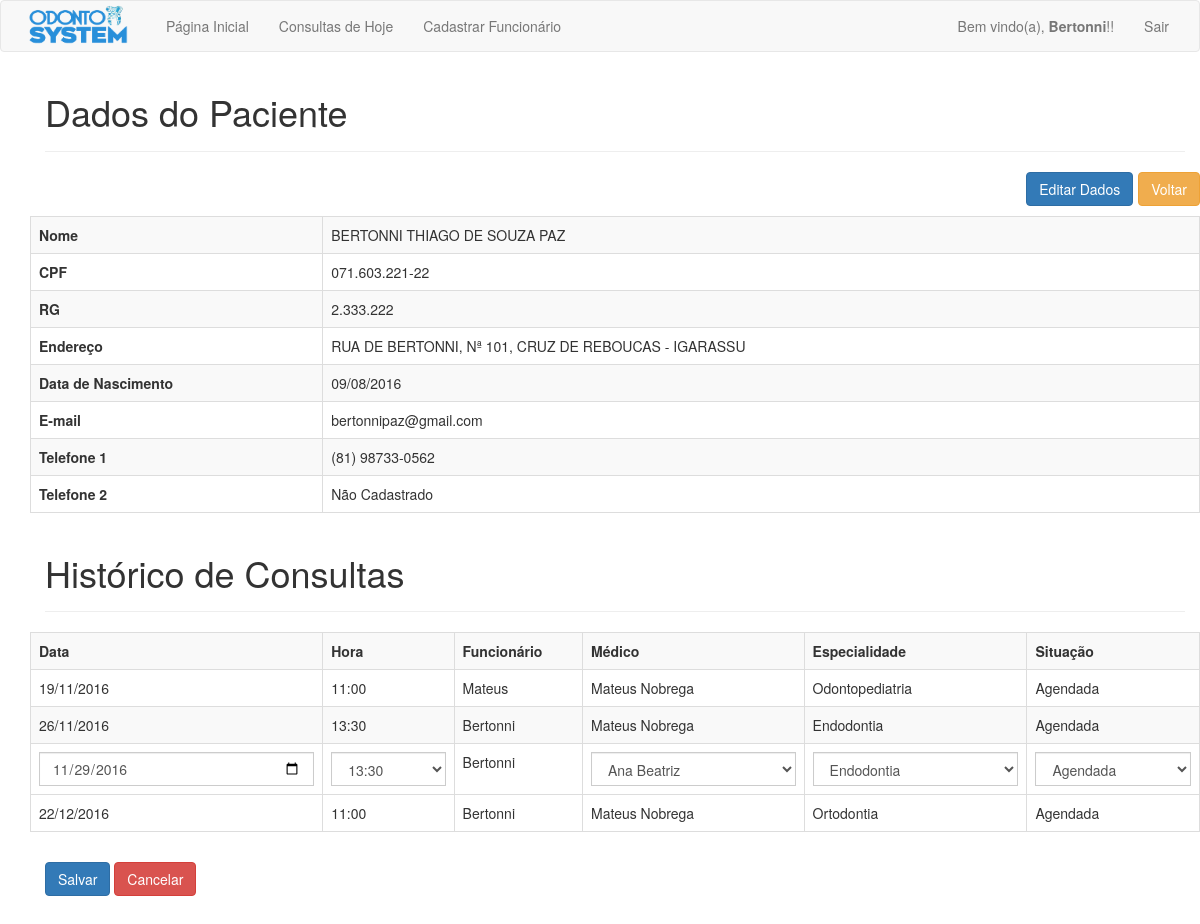
/php/editar_status_consulta.php?id=6&consulta=11 (signed in), run on the app's committed database.
### tables this page shows
CREATE TABLE `pacientes` (
  `pac_id` int(11) NOT NULL,
  `pac_nome` varchar(100) NOT NULL,
  `pac_endereco` varchar(200) NOT NULL,
  `pac_rg` varchar(15) DEFAULT NULL,
  `pac_cpf` varchar(15) DEFAULT NULL,
  `pac_email` varchar(50) NOT NULL,
  `pac_data_nasc` date NOT NULL,
  `pac_telefone_1` varchar(15) NOT NULL,
  `pac_telefone_2` varchar(15) DEFAULT NULL
);

CREATE TABLE `agendamentos` (
  `agd_id` int(11) NOT NULL,
  `agd_fun_id` int(11) NOT NULL,
  `agd_pac_id` int(11) NOT NULL,
  `agd_data` date NOT NULL,
  `agd_hora` varchar(6) NOT NULL,
  `agd_status` varchar(10) NOT NULL,
  `agd_medico` varchar(50) NOT NULL,
  `agd_especialidade` varchar(50) NOT NULL
);

CREATE TABLE `funcionarios` (
  `fun_id` int(11) NOT NULL,
  `fun_nome` varchar(100) NOT NULL,
  `fun_data_nasc` date NOT NULL,
  `fun_usuario` varchar(20) NOT NULL,
  `fun_senha` varchar(256) NOT NULL,
  `fun_role` varchar(15) NOT NULL,
  `fun_secret_question` varchar(200) NOT NULL,
  `fun_secret_answer` varchar(256) NOT NULL
);

### php/editar_status_consulta.php (the view, shortened to what this page needs)
<?php
require_once 'cabecalho.php';
?>
<?php
if(isset($_GET['id']) && isset($_GET['consulta'])) {
	$id = $_GET['id'];
	$id_consulta = $_GET['consulta'];
}
$sql = "SELECT * FROM pacientes WHERE pac_id = '$id'";
$result = mysqli_query($connection, $sql);
$array = mysqli_fetch_array($result);
if(isLogged()) {
	?>
	<div class="container marketing">
		<div class="container theme-showcase" role="main">
			<div id="cadastro_pac" class="page-header">
				<h1>Dados do Paciente</h1>
			</div>
			<div class="row">
				<a href="busca.php" class="btn btn-warning voltar">Voltar</a>
				<a href="editar_dados.php?id=<?= $id ?>" class="btn btn-primary editar">Editar Dados</a>
			<table class='table table-striped table-bordered'>
				<tr>
					<td class='td_one'><b>Nome</b></td>
					<td><?= $array['pac_nome'] ?></td>
				</tr>
				<tr>
					<td class='td_one'><b>CPF</b></td>
					<td><?= $array['pac_cpf'] ?></td>
				</tr>
				<tr>
					<td class='td_one'><b>RG</b></td>
					<td><?= $array['pac_rg'] ?></td>
				</tr>
				<tr>
					<td class='td_one'><b>Endereço</b></td>
					<td><?= $array['pac_endereco'] ?></td>
				</tr>
				<tr>
					<td class='td_one'><b>Data de Nascimento</b></td>
					<td><?= date_format(new DateTime($array['pac_data_nasc']), "d/m/Y") ?></td>
				</tr>
				<tr>
					<td class='td_one'><b>E-mail</b></td>
					<td><?= $array['pac_email'] ?></td>
				</tr>
				<tr>
					<td class='td_one'><b>Telefone 1</b></td>
					<td><?= $array['pac_telefone_1'] ?></td>
				</tr>
				<tr>
					<td class='td_one'><b>Telefone 2</b></td>
					<td><?= $array['pac_telefone_2'] ?></td>
				</tr>
			</table>
		</div>
		<div id="cadastro_pac" class="page-header">
			<h1>Histórico de Consultas</h1>
		</div>
		<div class="row">
			<?php
		$sql = "SELECT * FROM agendamentos WHERE agd_pac_id = '$id' ORDER BY agd_data ASC";
		$result = mysqli_query($connection, $sql);
		?>
		<table class='table table-striped table-bordered'>
			<tr>
				<th>Data</th>
				<th>Hora</th>
				<th>Funcionário</th>
				<th>Médico</th>
				<th>Especialidade</th>
				<th>Situação</th>
			</tr>
			<?php
			while($consultas = mysqli_fetch_array($result)) {
				$funId = $consultas['agd_fun_id'];
				$medico = $consultas['agd_medico'];
				$especialidade = $consultas['agd_especialidade'];
				$sql = "SELECT fun_usuario, fun_id FROM funcionarios WHERE fun_id = '$funId'";
				$resultado = mysqli_query($connection, $sql);
				$arr = mysqli_fetch_array($resultado);
				$funcionario = $arr['fun_usuario'];
				?>
				<tr>
					<?php
					if($id_consulta == $consultas['agd_id']) {
						?>
						<form action="<?php echo htmlspecialchars($_SERVER["PHP_SELF"]);?>" method="POST">
							<td class='td_one'>
								<?php
								echo "<input type='date' class='form-control' id='data' min='" . date("Y-m-d") . "' name='data_consulta' value='" . $consultas['agd_data'] . "'>";
								?>
								<td>
									<select class="form-control" name="hora_consulta" id="hora_consulta">
										<option value="<?= $consultas['agd_hora'] ?>" selected><?= $consultas['agd_hora'] ?></option>
									</select>
								</td>
								<td><?= $funcionario ?></td>
								<td>
									<select class="form-control" name="medico" id="medico">
										<option value="<?= $consultas['agd_medico'] ?>"><?= $consultas['agd_medico'] ?></option>
									</select>
								</td>
								<td>
									<select class="form-control" name="especialidade" id="especialidade">
										<?php
										if($especialidade == "Endodontia") {
											?>
											<option value="Endodontia" selected>Endodontia</option>
											<?php } else { ?>
											<option value="Endodontia">Endodontia</option>
											<?php } if($especialidade == "Odontopediatria") { ?>
											<option value="Odontopediatria" selected>Odontopediatria</option>
											<?php } else { ?>
											<option value="Odontopediatria">Odontopediatria</option>
											<?php } if($especialidade == "Ortodontia") { ?>
											<option value="Ortodontia" selected>Ortodontia</option>
											<?php } else { ?>
											<option value="Ortodontia">Ortodontia</option>
											<?php } if($especialidade == "Periodontia") { ?>
											<option value="Periodontia" selected>Periodontia</option>
											<?php } else { ?>
											<option value="Periodontia">Periodontia</option>
											<?php } if($especialidade == "Prótese Dentária") { ?>
											<option value="Prótese Dentária" selected>Prótese Dentária</option>
											<?php } else { ?>
											<option value="Prótese Dentária">Prótese Dentária</option>
											<?php } ?>
										</select>
									</td>
									<td>
										<select class='form-control' name="status">
											<option value='Agendada'>Agendada</option>
										</select>
									</td>
								</tr>
								<?php
							} else {
								?>
								<td class='td_one'><?= date_format(new DateTime($consultas['agd_data']), "d/m/Y") ?></td>
								<td><?= $consultas['agd_hora'] ?></td>
								<td><?= $funcionario ?></td>
								<td><?= $medico ?></td>
								<td><?= $especialidade ?></td>
								<td><?= $consultas['agd_status'] ?></td>
								<?php
							}
						}
						?>
					</table>
					<div class='col-md-12'>
						<button type="submit" class="btn btn-primary" name="salvar" title="Salvar">Salvar</button>
						<button type="submit" class="btn btn-danger" name="cancelar" title="Cancelar">Cancelar</button>
					</div>
			</div>
		</div>
		<br>
		<br>
			<?php
		}
require_once 'rodape.php';
?>

### css/meuEstilo.css (style rules this page uses)
.td_one { width: 25%; }
.voltar { margin-bottom: 10px; float: right; margin-left: 5px; }
.editar { float: right; }
.col-md-12, .user { margin-top: 10px; }
.page-header { margin-top: 10px; }
.form-control { border-radius: 0; }

### data on the page
pacientes: pac_nome "BERTONNI THIAGO DE SOUZA PAZ", pac_cpf "071.603.221-22", pac_rg "2.333.222", pac_endereco "RUA DE BERTONNI, Nª 101, CRUZ DE REBOUCAS - IGARASSU", pac_data_nasc "09/08/2016", pac_email "bertonnipaz@gmail.com", pac_telefone_1 "(81) 98733-0562", pac_telefone_2 "Não Cadastrado"
agendamentos: agd_data "19/11/2016", agd_hora "11:00", agd_fun.fun_usuario "Mateus", agd_medico "Mateus Nobrega", agd_especialidade "Odontopediatria", agd_status "Agendada"
agendamentos: agd_data "26/11/2016", agd_hora "13:30", agd_fun.fun_usuario "Bertonni", agd_medico "Mateus Nobrega", agd_especialidade "Endodontia", agd_status "Agendada"
agendamentos: data_consulta "11/29/2016", hora_consulta "13:30", agd_fun.fun_usuario "Bertonni", medico "Ana Beatriz", especialidade "Endodontia"
agendamentos: agd_data "22/12/2016", agd_hora "11:00", agd_fun.fun_usuario "Bertonni", agd_medico "Mateus Nobrega", agd_especialidade "Ortodontia", agd_status "Agendada"

### other printed values
$_SESSION['usuario'] "Bertonni"
